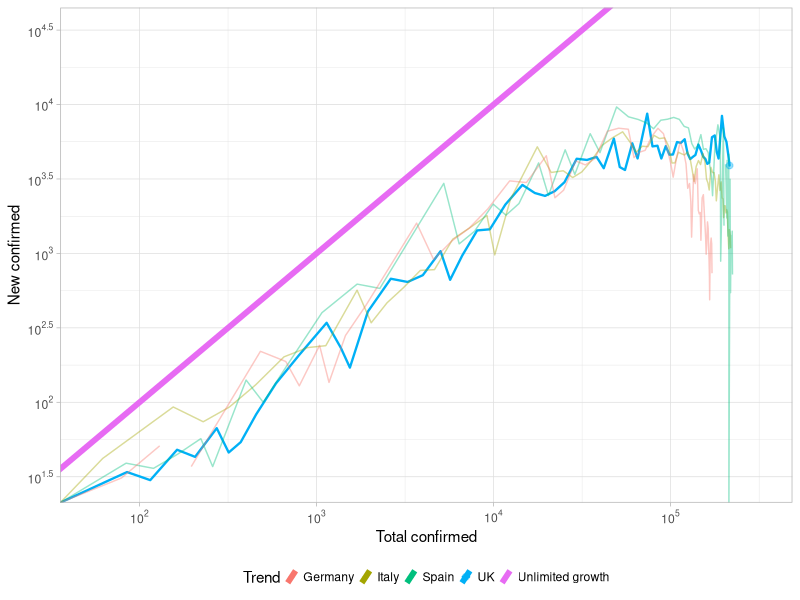
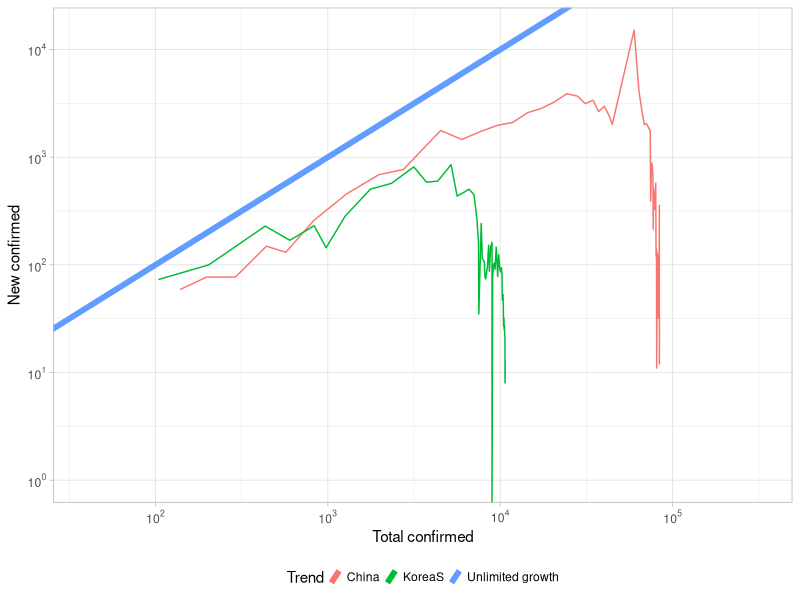
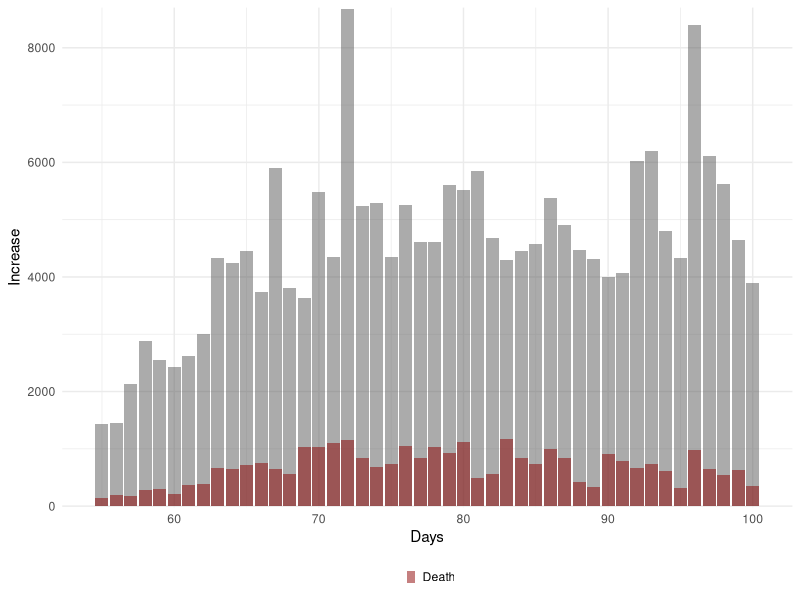
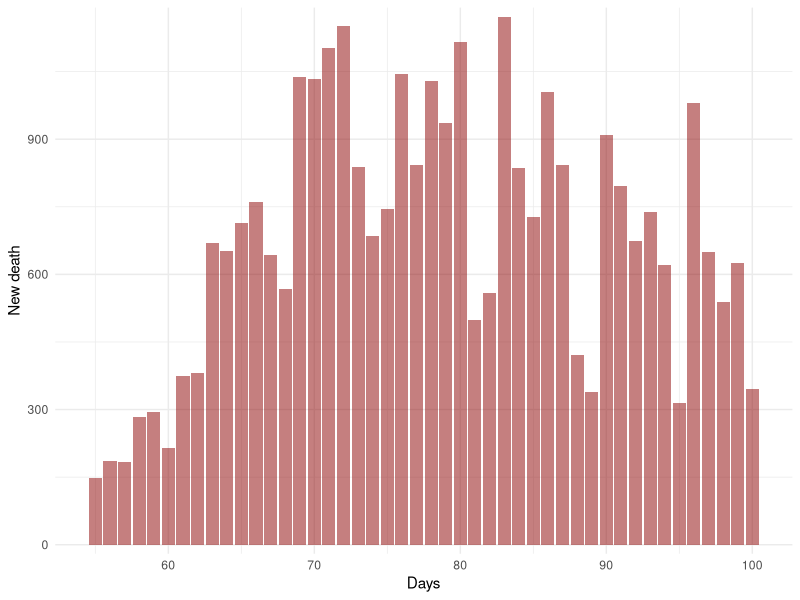
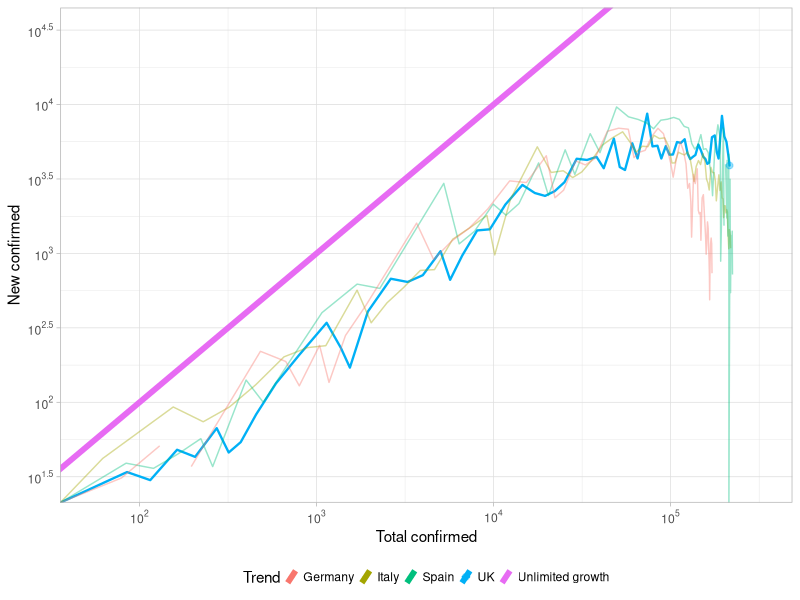
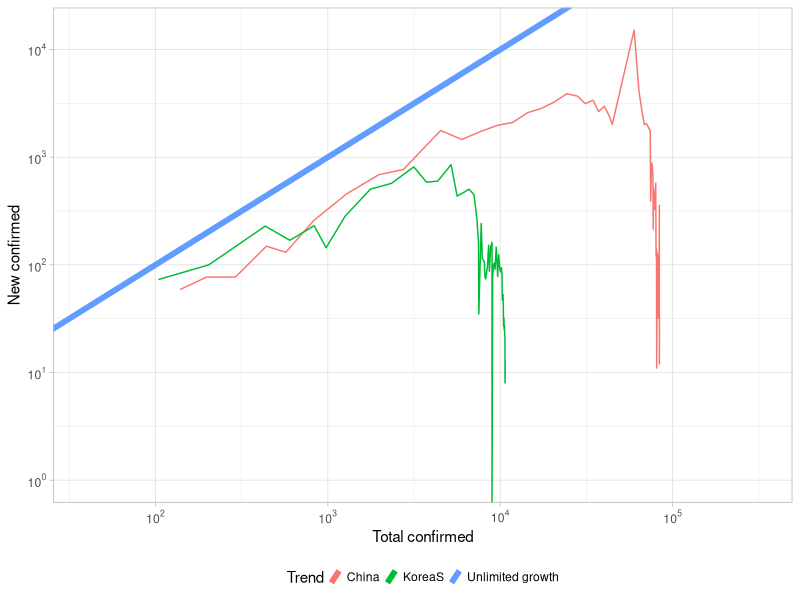
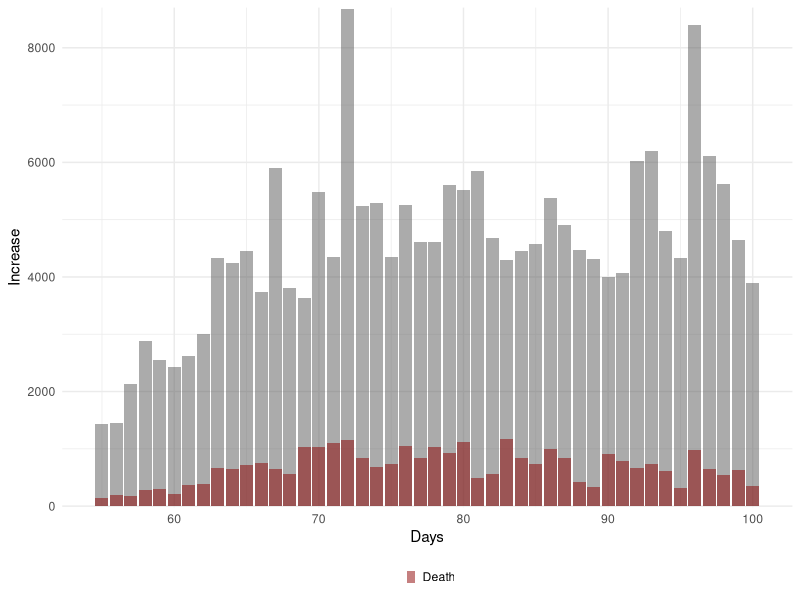
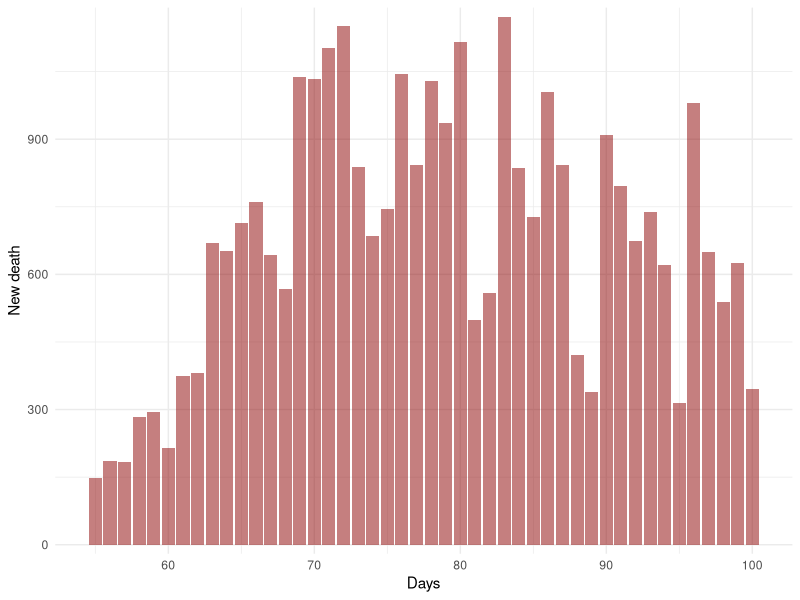

These charts were generated, in order, by the following R code:
# setwd("Covid19predict")
library(ggplot2)
library(scales)
library(reshape2)
library(data.table)

# Read UK data
dfUK = read.csv("data/UK_data.csv", header = T)
dfUK$newConfirmed = 0
for (item in 2:nrow(dfUK)) {
  dfUK$newConfirmed[item] = dfUK$confirmed[item] - dfUK$confirmed[item-1]
}

dfUK$newDeath = 0
for (item in 2:nrow(dfUK)) {
  dfUK$newDeath[item] = dfUK$death[item] - dfUK$death[item-1]
}

# Read EU data
dfEUData = read.csv("data/EU_confirmed.csv")


dfChina_m = read.csv("data/China_m.csv", header = T)
dfKorea_s = read.csv("data/korea_s.csv", header = T)

# Remove abnomal point
dfEUData = dfEUData[-c(47),]

# Plot log trend compare

ggplot(data = dfUK, aes(x = dfUK$confirmed, y = dfUK$newConfirmed, color = "UK")) +
  geom_line(size = 0.8, lineend = "round")+
  #geom_line(data = dfChina_m, aes(x = China, y=china_new, color = "China"))+
  #geom_line(data = dfKorea_s, aes(x = KoreaS, y=KoreaS_new, color = "KoreaS"))+
  geom_line(data = dfEUData, aes(x = Italy, y=Italy_new, color = "Italy"), alpha = 0.4)+
  geom_line(data = dfEUData, aes(x = Spain, y=Spain_new, color = "Spain"), alpha = 0.4)+
  geom_line(data = dfEUData, aes(x = Germany, y=Germany_new, color = "Germany"), alpha = 0.4)+
  geom_point(data = dfUK[c(nrow(dfUK)),c(1:length(dfUK))], aes(x = confirmed, y = newConfirmed), size = 2, alpha = 0.4)+
  #stat_smooth(geom='line', alpha=0.6, se=FALSE, size = 1.5)+
  geom_abline(aes(slope = 1, intercept = 0, color = "Unlimited growth"), show.legend = T, size = 2)+
  xlab("Total confirmed")+
  labs(color = "Trend")+
  ylab("New confirmed")+
  theme_light()+
  theme(legend.key.size =  unit(2, "mm"),
        legend.position="bottom")+
  scale_x_log10(limits = c(55,316123), breaks = trans_breaks("log10", function(x) 10^x), labels = trans_format("log10", math_format(10^.x)))+
  # scale_x_continuous(trans='log10',breaks = trans_breaks("log10", function(x) 10^x), labels = trans_format("log10", math_format(10^.x))) +
  scale_y_log10(limits = c(30,31612),breaks = trans_breaks("log10", function(x) 10^x), labels = trans_format("log10", math_format(10^.x)))

ggsave("plot/UKlogTrend.png", scale = 2.5, width = 7, height = 5, units = "cm", dpi = "retina")


ggplot(data = dfUK, aes(x = dfUK$confirmed, y = dfUK$newConfirmed, color = "UK")) +
  #geom_line(size = 0.8, lineend = "round")+
  geom_line(data = dfChina_m, aes(x = China, y=china_new, color = "China"))+
  geom_line(data = dfKorea_s, aes(x = KoreaS, y=KoreaS_new, color = "KoreaS"))+
  #geom_line(data = dfEUData, aes(x = Italy, y=Italy_new, color = "Italy"), alpha = 0.4)+
  #geom_line(data = dfEUData, aes(x = Spain, y=Spain_new, color = "Spain"), alpha = 0.4)+
  #geom_line(data = dfEUData, aes(x = Germany, y=Germany_new, color = "Germany"), alpha = 0.4)+
  #geom_point(data = dfUK[c(nrow(dfUK)),c(1:length(dfUK))], aes(x = confirmed, y = newConfirmed), size = 2, alpha = 0.4)+
  #stat_smooth(geom='line', alpha=0.6, se=FALSE, size = 1.5)+
  geom_abline(aes(slope = 1, intercept = 0, color = "Unlimited growth"), show.legend = T, size = 2)+
  xlab("Total confirmed")+
  labs(color = "Trend")+
  ylab("New confirmed")+
  theme_light()+
  theme(legend.key.size =  unit(2, "mm"),
        legend.position="bottom")+
  scale_x_log10(limits = c(40,316123), breaks = trans_breaks("log10", function(x) 10^x), labels = trans_format("log10", math_format(10^.x)))+
  # scale_x_continuous(trans='log10',breaks = trans_breaks("log10", function(x) 10^x), labels = trans_format("log10", math_format(10^.x))) +
  scale_y_log10(breaks = trans_breaks("log10", function(x) 10^x), labels = trans_format("log10", math_format(10^.x)))

ggsave("plot/SuccessTrend.png", scale = 2.5, width = 7, height = 5, units = "cm", dpi = "retina")

# Plot daily case

ggplot()+
  #geom_point()+
  geom_col(data = dfUK[c((nrow(dfUK)-45):nrow(dfUK)),c(1:length(dfUK))], aes(x = id, y = newConfirmed),alpha = 0.5, size = 0)+
  geom_col(data = dfUK[c((nrow(dfUK)-45):nrow(dfUK)),c(1:length(dfUK))], aes(x = id, y = newDeath,color = "Death"),alpha = 0.5, size = 0, fill = "darkred")+
  xlab("Days")+
  labs(color = "")+
  ylab("Increase")+
  theme_minimal()+
  theme(legend.key.size =  unit(2, "mm"),
        legend.position="bottom")+
  scale_y_continuous(expand = c(0, 20))

ggsave("plot/DailyIncrease.png", scale = 2.5, width = 9, height = 5, units = "cm", dpi = "retina")

ggplot(data = dfUK[c((nrow(dfUK)-45):nrow(dfUK)),c(1:length(dfUK))], aes(x = id, y = newDeath ))+
  #geom_point()+
  geom_col(data = dfUK[c((nrow(dfUK)-45):nrow(dfUK)),c(1:length(dfUK))], aes(x = id, y = newDeath ),alpha = 0.5, fill = 'darkred', size = 0)+
  xlab("Days")+
  ylab("New death")+
  theme_minimal()+
  scale_y_continuous(expand = c(0, 20))

ggsave("plot/DeathIncrease.png", scale = 2.5, width = 9, height = 5, units = "cm", dpi = "retina")
